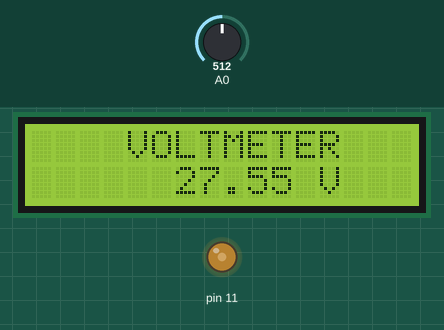
Simulated run of this sketch. Board: Arduino Uno, built with avr-gcc and run on an emulated ATmega328P. Parts: 16×2 character LCD, output pins drawn as LEDs (lit = HIGH). The test bench sets the inputs (shaded band); at power-on: A0 = 512.

Above: at 1.2 s.
1.3 s: A0 set to 195
At 2.3 s:
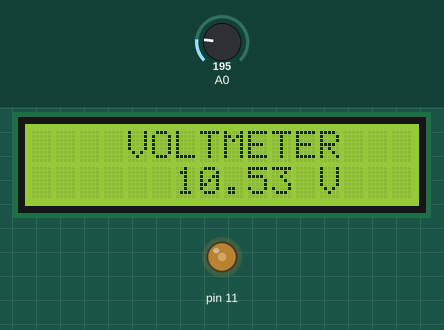
3.5 s: A0 set to 177
At 5.2 s:
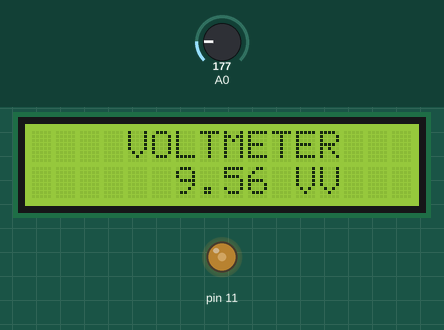
5.5 s: A0 set to 122
At 6.8 s:
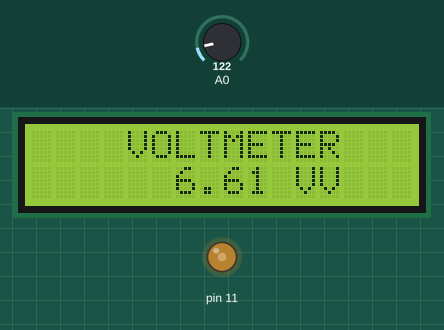
Timing chart, 0 to 8.5 s (numbered marks = the images above; inputs shaded):
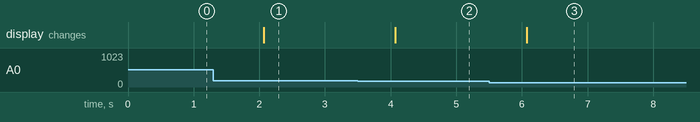

The sketch:

Voltmeter.ino
```cpp
#include <LiquidCrystal.h>
float v=0;
LiquidCrystal lcd(2, 3, 4, 5, 6, 7);
void setup()
{
pinMode(11,OUTPUT);
pinMode(A0,INPUT);
analogWrite(11,100);
lcd.begin(16, 2);
lcd.print("    VOLTMETER");
}
void loop()
{
v=analogRead(A0);
v=(v+1)/1024.00;
v=v*5.00;
v=v*11.00;
lcd.setCursor(6,1);
lcd.print(v);
lcd.print(" V");
delay(1000);
}
```

Measured:
- the behaviour switches between 186 and 185 on A0 (found by bisection; images 1 and 2)
- after the input at 1.3 s, the display: changes after 0.77 s (image 1)
- after the input at 3.5 s, the display: changes after 0.57 s (image 2)
- after the input at 5.5 s, the display: changes after 0.57 s (image 3)
